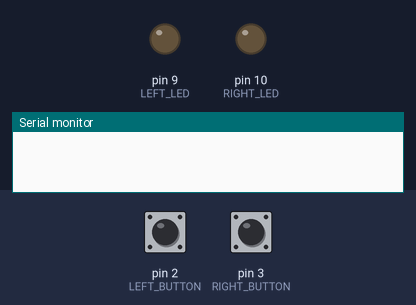
A sketch run on a simulated Arduino Uno, built with avr-gcc and run on an emulated ATmega328P. Parts: output pins drawn as LEDs (lit = HIGH), the last lines printed to the serial monitor. Dashed ring = blinking. The inputs (shaded band) are chosen by the test bench; at power-on: pin 2 (LEFT_BUTTON) HIGH, pin 3 (RIGHT_BUTTON) HIGH.

Above: at 1.2 s.
1.3 s: pin 2 (LEFT_BUTTON) pulled LOW for 1 s
At 2.85 s:
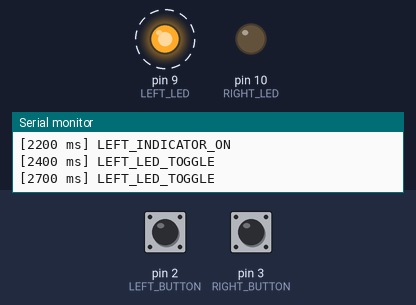
5.3 s: pin 3 (RIGHT_BUTTON) pulled LOW for 1 s
At 6.45 s:
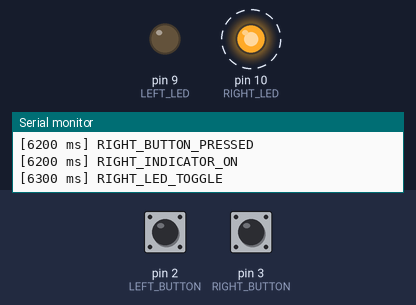
9.3 s: pin 2 (LEFT_BUTTON) pulled LOW for 3.2 s
At 10.67 s:
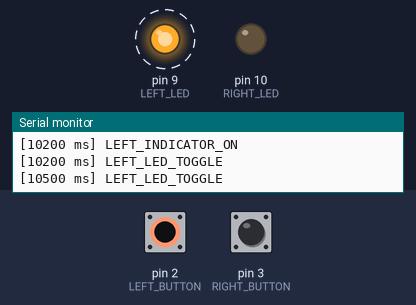
14.0 s: pin 3 (RIGHT_BUTTON) pulled LOW for 3.2 s
At 15.47 s:
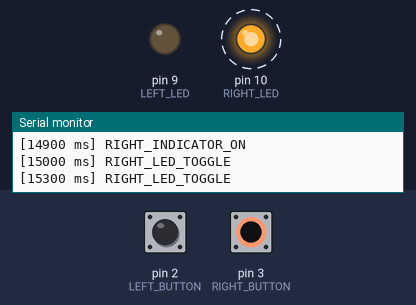
18.7 s: pin 2 (LEFT_BUTTON) driven LOW and pin 3 (RIGHT_BUTTON) driven LOW
At 20.27 s:
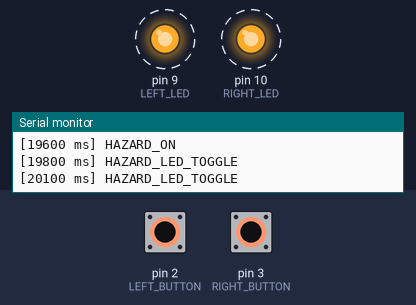
21.7 s: pin 2 (LEFT_BUTTON) pulsed HIGH 2 times (0.12 s each, 0.3 s apart)
At 23.8 s:
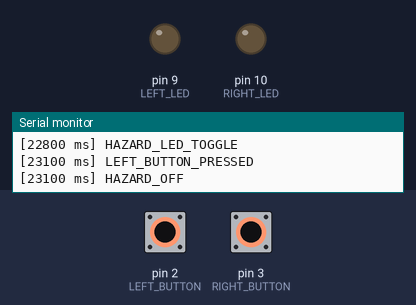
Timing chart, 0 to 25.3 s (numbered marks = the images above; inputs shaded):
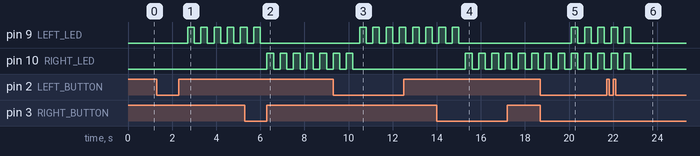

Measured:
- after the input at 1.3 s, pin 9 (LEFT_LED): alternates HIGH for 0.30 s and LOW for 0.30 s, starting after 1.4 s
- after the input at 5.3 s, pin 9 (LEFT_LED): goes on until 6.0 s, then stays LOW; pin 10 (RIGHT_LED): alternates HIGH for 0.30 s and LOW for 0.30 s, starting after 1.0 s
- after the input at 9.3 s, pin 9 (LEFT_LED): alternates HIGH for 0.30 s and LOW for 0.30 s, starting after 1.2 s; pin 10 (RIGHT_LED): goes on until 10.2 s, then stays LOW
- after the input at 14.0 s, pin 9 (LEFT_LED): goes on until 15.0 s, then stays LOW; pin 10 (RIGHT_LED): alternates HIGH for 0.30 s and LOW for 0.30 s, starting after 1.3 s
- after the input at 18.7 s, pin 9 (LEFT_LED): alternates HIGH for 0.30 s and LOW for 0.30 s, starting after 1.4 s
- after the input at 21.7 s, pin 9 (LEFT_LED), pin 10 (RIGHT_LED): goes on until 22.8 s, then stays LOW

The sketch:

indicator_control.ino
```cpp
#define LEFT_BUTTON 2
#define RIGHT_BUTTON 3

#define LEFT_LED 9
#define RIGHT_LED 10
typedef enum
{
  STATE_IDLE,
  STATE_LEFT,
  STATE_RIGHT,
  STATE_HAZARD
} State_t;

State_t state = STATE_IDLE;

unsigned long system_time = 0;

// Scheduler
uint8_t flag_100ms = 0;
uint8_t flag_300ms = 0;
uint8_t counter_300ms = 0;

// Button
uint8_t left_count = 0;
uint8_t right_count = 0;

uint8_t left_event = 0;
uint8_t right_event = 0;
uint8_t both_event = 0;

uint8_t hazard_lock = 0;

// LED
uint8_t led_state = 0;

// Timer
unsigned long last_tick = 0;

void setup()
{
  pinMode(LEFT_BUTTON, INPUT_PULLUP);
  pinMode(RIGHT_BUTTON, INPUT_PULLUP);

  pinMode(LEFT_LED, OUTPUT);
  pinMode(RIGHT_LED, OUTPUT);

  Serial.begin(9600);
}

void Timer_Update()
{
  if (millis() - last_tick >= 100)
  {
    last_tick = millis();
    system_time += 100;
    flag_100ms = 1;
  }
}

// ---------------- BUTTON ----------------
void Button_Task()
{
  uint8_t left = digitalRead(LEFT_BUTTON) == LOW;
  uint8_t right = digitalRead(RIGHT_BUTTON) == LOW;

  // LEFT
  if (left)
  {
    left_count++;
    if (left_count == 10)
    {
      left_event = 1;
      Log("LEFT_BUTTON_PRESSED");
    }
  }
  else
  {
    left_count = 0;
  }

  // RIGHT
  if (right)
  {
    right_count++;
    if (right_count == 10)
    {
      right_event = 1;
      Log("RIGHT_BUTTON_PRESSED");
    }
  }
  else
  {
    right_count = 0;
  }

  // BOTH (only once)
  if (left_count == 10 && right_count == 10 && !hazard_lock)
  {
    both_event = 1;
    hazard_lock = 1;
  }

  // Reset lock when released
  if (!left && !right)
  {
    hazard_lock = 0;
  }
}

// ---------------- STATE MACHINE ----------------
void Indicator_Task()
{
  switch (state)
  {
  case STATE_IDLE:
    if (both_event)
    {
      state = STATE_HAZARD;
      Log("HAZARD_ON");
    }
    else if (left_event)
    {
      state = STATE_LEFT;
      Log("LEFT_INDICATOR_ON");
    }
    else if (right_event)
    {
      state = STATE_RIGHT;
      Log("RIGHT_INDICATOR_ON");
    }
    break;

  case STATE_LEFT:
    if (both_event)
    {
      state = STATE_HAZARD;
      Log("HAZARD_ON");
    }
    else if (left_event)
    {
      state = STATE_IDLE;
      Log("LEFT_INDICATOR_OFF");
    }
    else if (right_event)
    {
      state = STATE_RIGHT;
      Log("RIGHT_INDICATOR_ON");
    }
    break;

  case STATE_RIGHT:
    if (both_event)
    {
      state = STATE_HAZARD;
      Log("HAZARD_ON");
    }
    else if (right_event)
    {
      state = STATE_IDLE;
      Log("RIGHT_INDICATOR_OFF");
    }
    else if (left_event)
    {
      state = STATE_LEFT;
      Log("LEFT_INDICATOR_ON");
    }
    break;

  case STATE_HAZARD:
    if (left_event || right_event)
    {
      state = STATE_IDLE;
      Log("HAZARD_OFF");
    }
    break;
  }

  left_event = 0;
  right_event = 0;
  both_event = 0;
}

// ---------------- LED ----------------
void LED_Task()
{
  led_state = !led_state;

  switch (state)
  {
  case STATE_LEFT:
    digitalWrite(LEFT_LED, led_state);
    digitalWrite(RIGHT_LED, LOW);
    Log("LEFT_LED_TOGGLE");
    break;

  case STATE_RIGHT:
    digitalWrite(LEFT_LED, LOW);
    digitalWrite(RIGHT_LED, led_state);
    Log("RIGHT_LED_TOGGLE");
    break;

  case STATE_HAZARD:
    digitalWrite(LEFT_LED, led_state);
    digitalWrite(RIGHT_LED, led_state);
    Log("HAZARD_LED_TOGGLE");
    break;

  default:
    digitalWrite(LEFT_LED, LOW);
    digitalWrite(RIGHT_LED, LOW);
    break;
  }
}

// ---------------- LOG ----------------
void Log(const char *msg)
{
  Serial.print("[");
  Serial.print(system_time);
  Serial.print(" ms] ");
  Serial.println(msg);
}

// ---------------- LOOP ----------------
void loop()
{
  Timer_Update();

  if (flag_100ms)
  {
    flag_100ms = 0;

    Button_Task();
    Indicator_Task();

    counter_300ms++;
    if (counter_300ms >= 3)
    {
      counter_300ms = 0;
      flag_300ms = 1;
    }
  }

  if (flag_300ms)
  {
    flag_300ms = 0;
    LED_Task();
  }
}
```
